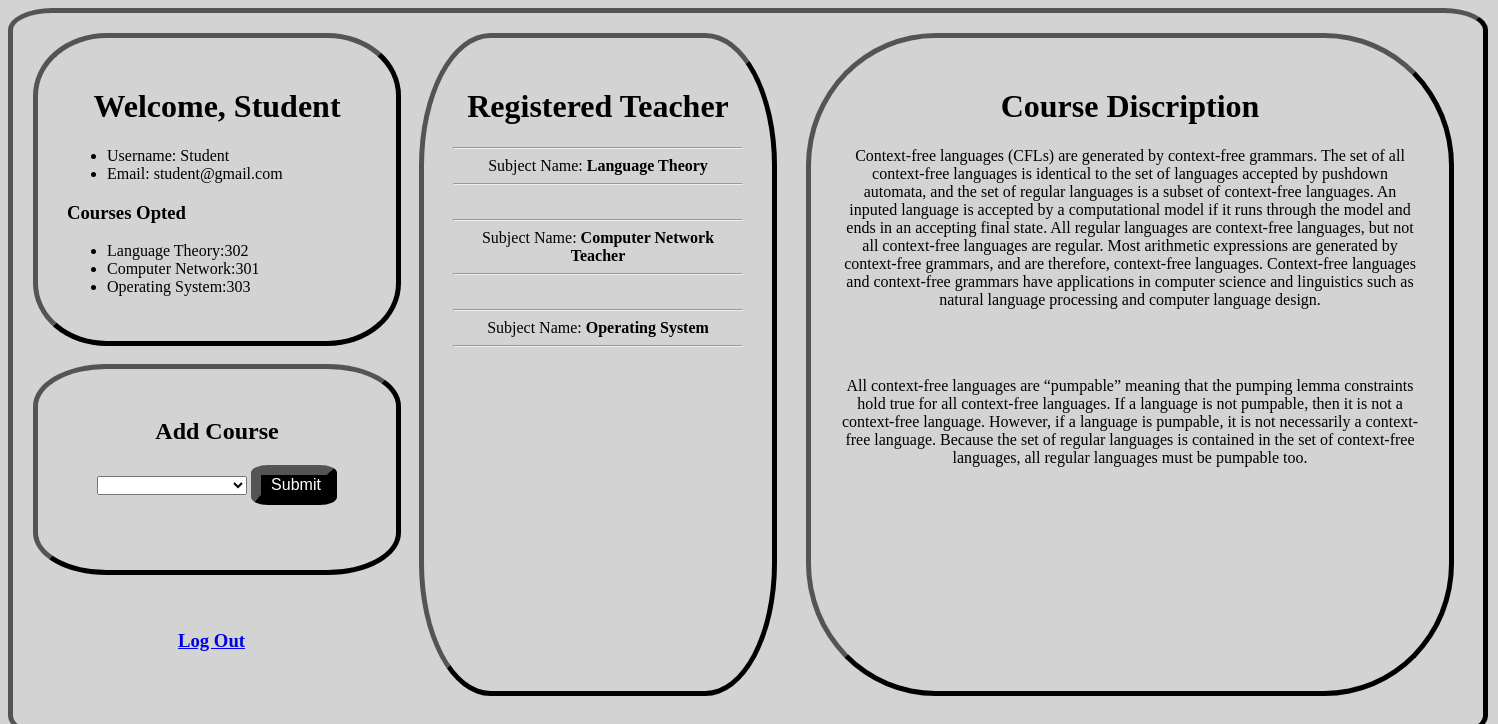
Page /aptcoder/ (signed in) on the committed database.
### aptcoder/models.py (models this page shows, shortened)
class Course(models.Model):
	cname = models.CharField(max_length=30)
	cid = models.IntegerField()
	teacher = models.ManyToManyField(Teacher, blank=True, related_name="reg_course")
	student = models.ManyToManyField(Student, blank=True, related_name="reg_course")

class Teacher(models.Model):
	Tname = models.CharField(max_length=30)
	Tid = models.ForeignKey(User, on_delete=models.CASCADE, related_name="teacher")

class Student(models.Model):
	Sname = models.CharField(max_length=30)
	rolln = models.IntegerField()
	Sid = models.ForeignKey(User, on_delete=models.CASCADE, related_name="student")

### aptcoder/views.py (the view)
# urls.py: path("",views.index,name="index"),
def index(request):
	if not request.user.is_authenticated:
		return render(request,"aptcoder/home.html")
	else:
		if request.user.teacher.all():
			h = request.user.teacher.get()
			student = []
			for c in Course.objects.filter(teacher=h):
				temp = []
				temp.append(c.cname)
				for s in c.student.all():
					temp.append(s.Sname)
				student.append(temp)
			return render(request, "aptcoder/user.html",{
				"student": student,
				"user":request.user,
				"name":h.Tname,
				"course":Course.objects.filter(teacher=h),
				"non_course": Course.objects.exclude(teacher=h).all()
				})
		elif request.user.student.all():
			h=request.user.student.get()
			teacher = []
			for c in Course.objects.filter(student=h):
				temp=[]
				temp.append(c.cname)
				for t in c.teacher.all():
					temp.append(t.Tname)
				teacher.append(temp)
			return render(request,"aptcoder/sdash.html",{
				"teacher":teacher,
				"user":request.user,
				"name":h.Sname,
				"course":Course.objects.filter(student=h),
				"non_course":Course.objects.exclude(student=h).all()
				})

### aptcoder/templates/aptcoder/sdash.html (shortened to what this page needs)
{% extends "aptcoder/layout.html" %}
{% block body %}
<div class="whole">
	<div class="myself" style="float:right;height: 85%;margin-right: 2%;width:40%">
		<h1 style="text-align: center">Course Discription</h1>
		<p>Context-free languages (CFLs) are generated by context-free grammars. The set of all context-free languages is identical to the set of languages accepted by pushdown automata, and the set of regular languages is a subset of context-free languages. An inputed language is accepted by a computational model if it runs through the model and ends in an accepting final state. All regular languages are context-free languages, but not all context-free languages are regular. Most arithmetic expressions are generated by context-free grammars, and are therefore, context-free languages. Context-free languages and context-free grammars have applications in computer science and linguistics such as natural language processing and computer language design.</p>
		<br><br>
		<p>All context-free languages are “pumpable” meaning that the pumping lemma constraints hold true for all context-free languages. If a language is not pumpable, then it is not a context-free language. However, if a language is pumpable, it is not necessarily a context-free language. Because the set of regular languages is contained in the set of context-free languages, all regular languages must be pumpable too.</p>
	</div>
	<div class="myself" style="float:right;height: 85%;margin-right: 2%;width:20%">
		<h1 style="text-align: center">Registered Teacher</h1>
		{% for teach in teacher%}
			<hr style="background-color: black">
			<o >Subject Name:</o>
			{% for thaught in teach%}
				<b>{{thaught}}</b>
				<br>
			{% endfor %}
			<hr style="background-color: black">
			<br>
		{% endfor %}
	</div>
	<div class="myself">
		<h1>Welcome, {{ name }}</h1>
		<ul style="text-align: left">
			<li>Username: {{ user.username }}</li>
			<li>Email: {{ user.email }}</li>
		</ul>
		<h3 style="text-align: left">Courses Opted</h3>
		<ul style="text-align: left">
			{% for course in course%}
				<li>{{course.cname}}:{{course.cid}}</li>
			{% endfor %}
		</ul>
	</div>
	<br>
	<div class="myself">
		<h2>Add Course</h2>
		<form name="myForm" onsubmit="return validateForm()" action="{% url 'aptcoder:reg_courseSt' user.id %}" method="post" required>
			<select name="course" style="width: 50%">
			</select>
				<input type="submit" name="Submit" class="button">
		</form>
		<br><br>
	</div>
	<br><br>
	<h3>
		<a href="{% url 'aptcoder:logout' %}" style="margin-left: 10%">Log Out</a>
	</h3>
</div>
{% endblock %}

### aptcoder/templates/aptcoder/layout.html (shortened to what this page needs)
<!DOCTYPE html>
<html>
<head>
</head>
<body style="background-color:LightGray">
	{% block body %}
	{% endblock %}
</body>
</html>

### aptcoder/templates/aptcoder/layout.html (style rules this page uses)
.button { background-color: #4CAF50; color: white; text-align: center; display: inline-block; font-size: 16px; padding-left: 10px; background-color: black; border: 10px outset black; border-radius: 20%; }
.myself { border: 5px outset black; text-align:center; width: 300px; padding: 2%; border-radius: 20%; }
.whole { border: 5px outset black; width: 1450px; height: 700px; padding-top:20px; padding-left: 20px; border-radius: 3%; }

### rows in the picture
Course: teach "Language Theory", cname "Language Theory", cid "302"
Course: teach "Computer Network", cname "Computer Network", cid "301"
Teacher: teach "Teacher"
Course: teach "Operating System", cname "Operating System", cid "303"
Student: Sname "Student"

### other values in the picture
{{ user.username }} "Student"
{{ user.email }} "student@gmail.com"
